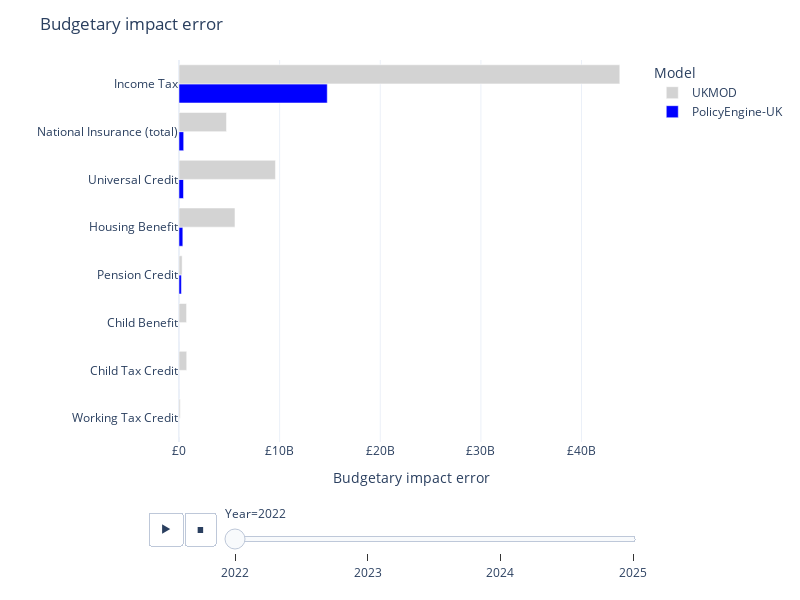

Notebook source saved alongside this figure:
### Code cell
pd.set_option("display.max_colwidth", 0)
pd.set_option("display.max_rows", 500)


def error_chart(table, title=None):
    hovertemplate = "<b>%{customdata[4]} in %{customdata[3]}</b><br>Error: %{x}<br>Official: £%{customdata[2]}bn<br>PolicyEngine-UK: £%{customdata[0]}bn<br>UKMOD: £%{customdata[1]}bn"
    table = table.replace("", np.nan).dropna(axis=0)
    table[[policyengine_uk, UKMOD]] = (
        table[[policyengine_uk, UKMOD]].abs() / 1e2
    )
    fig = (
        px.bar(
            table.sort_values(["Year", policyengine_uk]),
            x=[policyengine_uk, UKMOD],
            y="Program",
            orientation="h",
            animation_frame="Year",
            barmode="group",
            color_discrete_map={
                policyengine_uk: "blue",
                UKMOD: "lightgrey",
            },
            custom_data=[
                "PolicyEngine-UK budgetary impact",
                "UKMOD budgetary impact",
                "External budgetary impact",
                "Year",
                "Program",
            ],
        )
        .update_layout(
            width=800,
            height=600,
            xaxis_tickprefix="£",
            xaxis_title="Budgetary impact error",
            title=title,
            template="plotly_white",
            legend_title="Model",
            yaxis_title="",
            legend_traceorder="reversed",
        )
        .update_traces(hovertemplate=hovertemplate)
    )
    for frame in fig.frames:
        for data in frame.data:
            data.hovertemplate = hovertemplate
    return fig


error_chart(
    tables_to_model_comparisons(
        {
            "": model_validation_table(
                budgetary_impact_error,
                models=[policyengine_uk, UKMOD],
                divisor=1e-2,
                decimals=1,
            ),
            "budgetary impact": model_validation_table(
                budgetary_impact, divisor=1e9, decimals=1
            ),
        }
    ),
    title="Budgetary impact error",
)

### Figure 1 — Plotly figure (JSON) as saved in the notebook; plotly's stock layout.template omitted (floating-point values rounded to 4 significant figures)
{"data": [{"alignmentgroup": "True", "customdata": [[1.7, 1.6, 1.7, 2022, "Working Tax Credit"], [6.2, 5.4, 6.1, 2022, "Child Tax Credit"], [11.2, 12, 11.2, 2022, "Child Benefit"], [4.7, 4.2, 4.5, 2022, "Pension Credit"], [15.5, 10.3, 15.9, 2022, "Housing Benefit"], [43.2, 34.1, 43.7, 2022, "Universal Credit"], [150.8, 156, 151.3, 2022, "National Insurance (total)"], [190.3, 161.2, 205, 2022, "Income Tax"]], "hovertemplate": "<b>%{customdata[4]} in %{customdata[3]}</b><br>Error: %{x}<br>Official: £%{customdata[2]}bn<br>PolicyEngine-UK: £%{customdata[0]}bn<br>UKMOD: £%{customdata[1]}bn", "legendgroup": "PolicyEngine-UK", "marker": {"color": "blue", "pattern": {"shape": ""}}, "name": "PolicyEngine-UK", "offsetgroup": "PolicyEngine-UK", "orientation": "h", "showlegend": true, "textposition": "auto", "type": "bar", "x": [359300.0, 3015000.0, 3325000.0, 239500000.0, 379400000.0, 446400000.0, 465100000.0, 14730000000.0], "xaxis": "x", "y": ["Working Tax Credit", "Child Tax Credit", "Child Benefit", "Pension Credit", "Housing Benefit", "Universal Credit", "National Insurance (total)", "Income Tax"], "yaxis": "y"}, {"alignmentgroup": "True", "customdata": [[1.7, 1.6, 1.7, 2022, "Working Tax Credit"], [6.2, 5.4, 6.1, 2022, "Child Tax Credit"], [11.2, 12, 11.2, 2022, "Child Benefit"], [4.7, 4.2, 4.5, 2022, "Pension Credit"], [15.5, 10.3, 15.9, 2022, "Housing Benefit"], [43.2, 34.1, 43.7, 2022, "Universal Credit"], [150.8, 156, 151.3, 2022, "National Insurance (total)"], [190.3, 161.2, 205, 2022, "Income Tax"]], "hovertemplate": "<b>%{customdata[4]} in %{customdata[3]}</b><br>Error: %{x}<br>Official: £%{customdata[2]}bn<br>PolicyEngine-UK: £%{customdata[0]}bn<br>UKMOD: £%{customdata[1]}bn", "legendgroup": "UKMOD", "marker": {"color": "lightgrey", "pattern": {"shape": ""}}, "name": "UKMOD", "offsetgroup": "UKMOD", "orientation": "h", "showlegend": true, "textposition": "auto", "type": "bar", "x": [121800000.0, 765700000.0, 750000000, 313000000, 5562000000, 9584000000, 4716000000, 43803000000], "xaxis": "x", "y": ["Working Tax Credit", "Child Tax Credit", "Child Benefit", "Pension Credit", "Housing Benefit", "Universal Credit", "National Insurance (total)", "Income Tax"], "yaxis": "y"}], "layout": {"barmode": "group", "height": 600, "legend": {"title": {"text": "Model"}, "tracegroupgap": 0, "traceorder": "reversed"}, "margin": {"t": 60}, "sliders": [{"active": 0, "currentvalue": {"prefix": "Year="}, "len": 0.9, "pad": {"b": 10, "t": 60}, "steps": [{"args": [["2022"], {"frame": {"duration": 0, "redraw": true}, "fromcurrent": true, "mode": "immediate", "transition": {"duration": 0, "easing": "linear"}}], "label": "2022", "method": "animate"}, {"args": [["2023"], {"frame": {"duration": 0, "redraw": true}, "fromcurrent": true, "mode": "immediate", "transition": {"duration": 0, "easing": "linear"}}], "label": "2023", "method": "animate"}, {"args": [["2024"], {"frame": {"duration": 0, "redraw": true}, "fromcurrent": true, "mode": "immediate", "transition": {"duration": 0, "easing": "linear"}}], "label": "2024", "method": "animate"}, {"args": [["2025"], {"frame": {"duration": 0, "redraw": true}, "fromcurrent": true, "mode": "immediate", "transition": {"duration": 0, "easing": "linear"}}], "label": "2025", "method": "animate"}], "x": 0.1, "xanchor": "left", "y": 0, "yanchor": "top"}], "title": {"text": "Budgetary impact error"}, "updatemenus": [{"buttons": [{"args": [null, {"frame": {"duration": 500, "redraw": true}, "fromcurrent": true, "mode": "immediate", "transition": {"duration": 500, "easing": "linear"}}], "label": "&#9654;", "method": "animate"}, {"args": [[null], {"frame": {"duration": 0, "redraw": true}, "fromcurrent": true, "mode": "immediate", "transition": {"duration": 0, "easing": "linear"}}], "label": "&#9724;", "method": "animate"}], "direction": "left", "pad": {"r": 10, "t": 70}, "showactive": false, "type": "buttons", "x": 0.1, "xanchor": "right", "y": 0, "yanchor": "top"}], "width": 800, "xaxis": {"anchor": "y", "domain": [0, 1], "tickprefix": "£", "title": {"text": "Budgetary impact error"}}, "yaxis": {"anchor": "x", "domain": [0, 1], "title": {"text": ""}}}}
